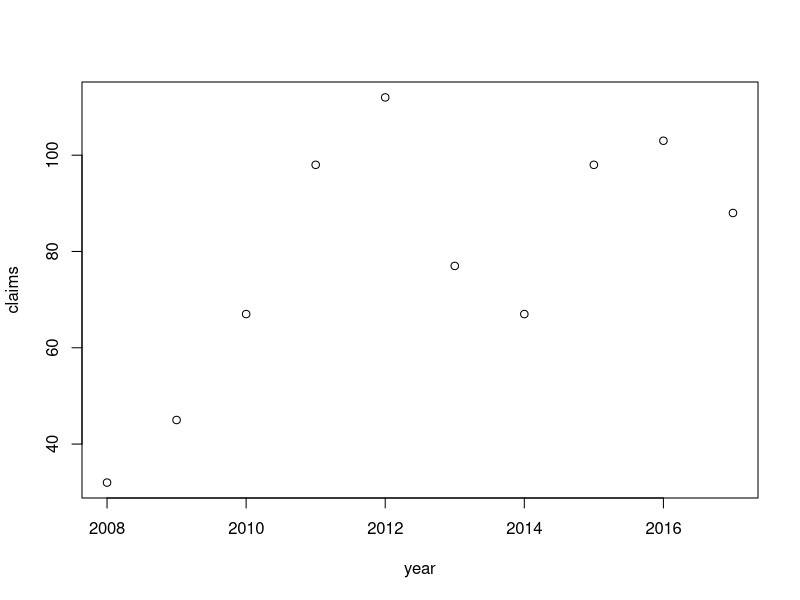
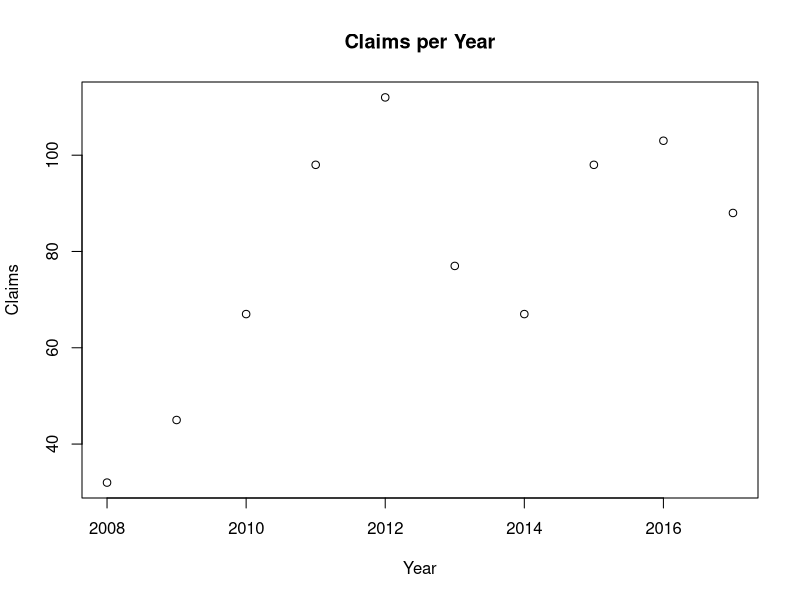

Source code (R) for these figures, in order:

year <- c(2008:2017)
claims <- c(32,45,67,98,112,77,67,98,103,88)
disputes <- data.frame(year, claims)
print(disputes)
plot(disputes)
#Let's add axis and graph labels
plot(disputes$year,disputes$claims, type = "p", xlab="Year", ylab="Claims", main = "Claims per Year")